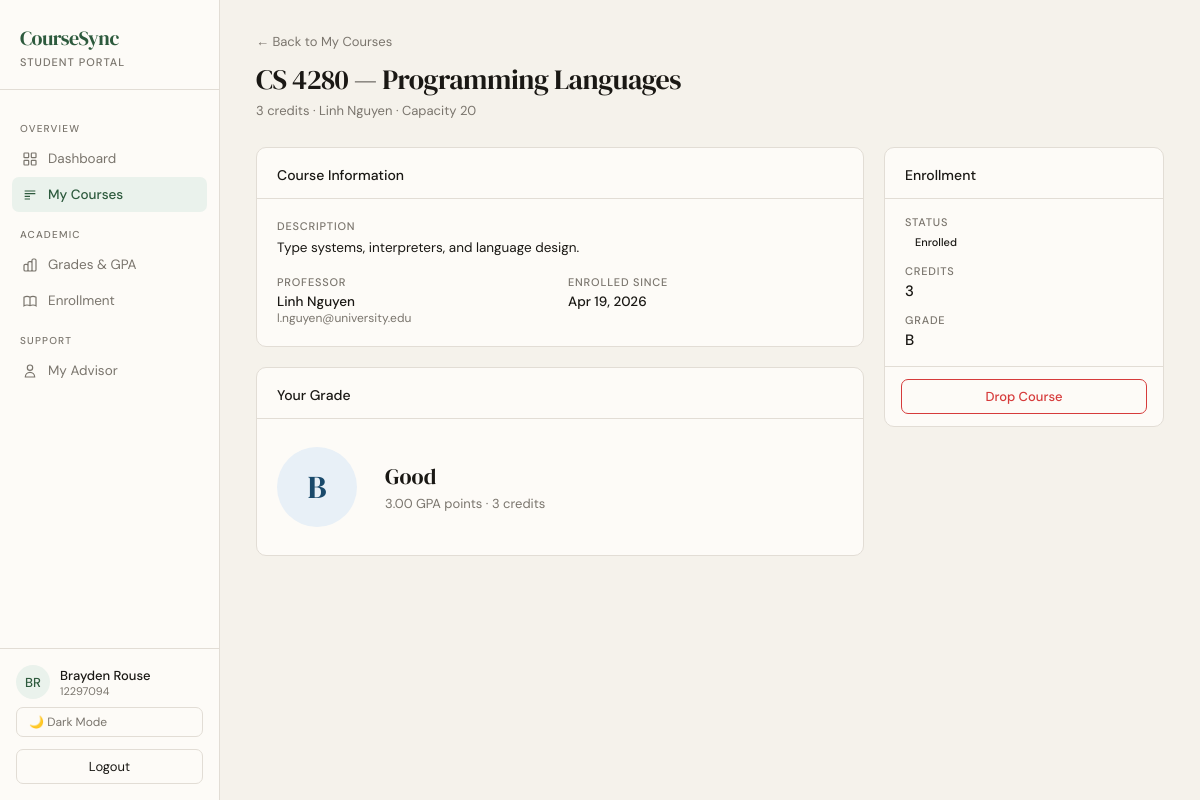
/student/courses/22/ (signed in), run on the app's committed database.
### accounts/models.py (models this page shows, shortened)
class User(AbstractUser):
    class Roles(models.TextChoices):
        STUDENT = "student", "Student"
        TA = "ta", "Teaching Assistant"
        PROFESSOR = "professor", "Professor"
        ADVISOR = "advisor", "Advisor"
        REGISTRAR = "registrar", "Registrar"
        SYSADMIN = "sysadmin", "System Admin"
    role = models.CharField(max_length=20, choices=Roles.choices)
    university_id = models.CharField(max_length=20, unique=True, null=True, blank=True)

### academics/models.py (models this page shows, shortened)
class Course(models.Model):
    code = models.CharField(max_length=20, unique=True)
    title = models.CharField(max_length=200)
    description = models.TextField(blank=True)
    credits = models.PositiveIntegerField(default=3)
    capacity = models.PositiveIntegerField(default=30)
    professor = models.ForeignKey(
        User,
        on_delete=models.SET_NULL,
        null=True,
        blank=True,
        related_name="courses_taught",
        limit_choices_to={"role": "professor"},
    )

class Enrollment(models.Model):
    class Status(models.TextChoices):
        PENDING = "pending", "Pending"
        APPROVED = "approved", "Approved"
        DENIED = "denied", "Denied"
        DROP_PENDING = "drop_pending", "Drop Pending"
    student = models.ForeignKey(
        User,
        on_delete=models.CASCADE,
        related_name="enrollments",
        limit_choices_to={"role": "student"},
    )
    course = models.ForeignKey(Course, on_delete=models.CASCADE, related_name="enrollments")
    status = models.CharField(max_length=20, choices=Status.choices, default=Status.PENDING)
    proposed_at = models.DateTimeField(auto_now_add=True)
    reviewed_by = models.ForeignKey(
        User,
        on_delete=models.SET_NULL,
        null=True,
        blank=True,
        related_name="reviewed_enrollments",
    )
    class Meta:
        unique_together = ("student", "course")

class Grade(models.Model):
    enrollment = models.OneToOneField(Enrollment, on_delete=models.CASCADE, related_name="grade")
    final_grade = models.CharField(max_length=2, blank=True)
    numeric_grade = models.DecimalField(max_digits=5, decimal_places=2, null=True, blank=True)
    proposed_grade = models.CharField(max_length=2, blank=True)
    proposed_by = models.ForeignKey(
        User,
        on_delete=models.SET_NULL,
        null=True,
        blank=True,
        related_name="proposed_grades",
        limit_choices_to={"role": "ta"},
    )
    published = models.BooleanField(default=False)

### academics/views.py (the view)
# urls.py: path("student/courses/<int:enrollment_id>/", student_course_detail, name="student_course_detail"),
@login_required
@role_required("student", "ta")
def student_course_detail(request, enrollment_id):
    enrollment = get_object_or_404(
        Enrollment, id=enrollment_id, student=request.user, status="approved"
    )
    grade = Grade.objects.filter(enrollment=enrollment, published=True).first()
    return render(request, "student_course_detail.html", {
        "enrollment": enrollment,
        "course": enrollment.course,
        "grade": grade,
    })

### templates/student_course_detail.html (shortened to what this page needs)
{% load static %}
<!DOCTYPE html>
<html lang="en" data-theme="{{ request.session.theme|default:'light' }}">
<head>
  <link rel="stylesheet" href="{% static 'css/student.css' %}">
</head>
<body>
<div class="shell">
  <aside class="sidebar">
    <div class="brand">
      <div class="brand-mark">CourseSync</div>
      <div class="brand-role">{% if request.user.role == 'ta' %}TA Portal{% else %}Student Portal{% endif %}</div>
    </div>
    <nav class="nav">
      <div class="nav-section">Overview</div>
      <a class="nav-item" href="{% if request.user.role == 'ta' %}{% url 'ta_dashboard' %}{% else %}{% url 'student_dashboard' %}{% endif %}">
        <svg class="nav-icon" fill="none" stroke="currentColor" stroke-width="1.8" viewBox="0 0 24 24"><rect x="3" y="3" width="7" height="7" rx="1"/><rect x="14" y="3" width="7" height="7" rx="1"/><rect x="3" y="14" width="7" height="7" rx="1"/><rect x="14" y="14" width="7" height="7" rx="1"/></svg>
        Dashboard
      </a>
      <a class="nav-item active" href="{% url 'my_courses' %}">
        <svg class="nav-icon" fill="none" stroke="currentColor" stroke-width="1.8" viewBox="0 0 24 24"><path d="M4 6h16M4 10h16M4 14h8M4 18h8"/></svg>
        My Courses
      </a>
      <div class="nav-section">Academic</div>
      <a class="nav-item" href="{% url 'student_grades' %}">
        <svg class="nav-icon" fill="none" stroke="currentColor" stroke-width="1.8" viewBox="0 0 24 24"><path d="M9 19v-6a2 2 0 00-2-2H5a2 2 0 00-2 2v6a2 2 0 002 2h2a2 2 0 002-2zm0 0V9a2 2 0 012-2h2a2 2 0 012 2v10m-6 0a2 2 0 002 2h2a2 2 0 002-2m0 0V5a2 2 0 012-2h2a2 2 0 012 2v14a2 2 0 01-2 2h-2a2 2 0 01-2-2z"/></svg>
        Grades & GPA
      </a>
      <a class="nav-item" href="{% url 'enrollment_history' %}">
        Enrollment
      </a>
      {% if request.user.role == 'ta' %}
      <div class="nav-section">TA Tools</div>
      <a class="nav-item" href="{% url 'ta_dashboard' %}#course-roster">
        <svg class="nav-icon" fill="none" stroke="currentColor" stroke-width="1.8" viewBox="0 0 24 24"><path d="M9 5H7a2 2 0 00-2 2v12a2 2 0 002 2h10a2 2 0 002-2V7a2 2 0 00-2-2h-2M9 5a2 2 0 002 2h2a2 2 0 002-2M9 5a2 2 0 012-2h2a2 2 0 012 2m-6 9l2 2 4-4"/></svg>
        Course Grade Roster
      </a>
      {% else %}
      <div class="nav-section">Support</div>
      <a class="nav-item" href="{% url 'my_advisor' %}">
        <svg class="nav-icon" fill="none" stroke="currentColor" stroke-width="1.8" viewBox="0 0 24 24"><path d="M16 7a4 4 0 11-8 0 4 4 0 018 0zM12 14a7 7 0 00-7 7h14a7 7 0 00-7-7z"/></svg>
        My Advisor
      </a>
      {% endif %}
    </nav>
    <div class="sidebar-footer">
      <div class="user-card">
        <div class="avatar">{{ request.user.first_name|default:request.user.username|slice:":1"|upper }}{{ request.user.last_name|slice:":1"|upper }}</div>
        <div>
          <div class="user-name">{{ request.user.get_full_name|default:request.user.username }}</div>
          <div class="user-id">{{ request.user.university_id|default:request.user.username }}</div>
        </div>
      </div>
      <form method="post" action="{% url 'set_theme' %}">
        {% if request.session.theme == "dark" %}
          <input type="hidden" name="theme" value="light">
          <button type="submit" class="theme-btn">☀ Light Mode</button>
        {% else %}
          <button type="submit" class="theme-btn">🌙 Dark Mode</button>
        {% endif %}
      </form>
      <form method="post" action="{% url 'logout' %}">
        <button type="submit" class="logout-btn">Logout</button>
      </form>
    </div>
  </aside>
  <main class="main">
    <div class="page-header">
      <a href="{% url 'my_courses' %}" style="font-size:13px;color:var(--muted);text-decoration:none;display:inline-block;margin-bottom:10px">← Back to My Courses</a>
      <div class="page-title">{{ course.code }} — {{ course.title }}</div>
      <div class="page-sub">{{ course.credits }} credit{{ course.credits|pluralize }}{% if course.professor %} · {{ course.professor.get_full_name }}{% endif %}{% if course.capacity %} · Capacity {{ course.capacity }}{% endif %}</div>
    </div>
    <div style="display:grid;grid-template-columns:1fr 280px;gap:20px;align-items:start">
      <div>
        <div class="card" style="margin-bottom:20px">
          <div class="card-header"><span class="card-title">Course Information</span></div>
          <div style="padding:20px;display:flex;flex-direction:column;gap:16px">
            {% if course.description %}
            <div>
              <div style="font-size:11px;font-weight:500;text-transform:uppercase;letter-spacing:0.8px;color:var(--muted);margin-bottom:4px">Description</div>
              <div style="font-size:13.5px;line-height:1.6">{{ course.description }}</div>
            </div>
            {% endif %}
            <div style="display:grid;grid-template-columns:1fr 1fr;gap:16px">
              <div>
                <div style="font-size:11px;font-weight:500;text-transform:uppercase;letter-spacing:0.8px;color:var(--muted);margin-bottom:4px">Professor</div>
                <div style="font-size:13.5px;font-weight:500">{{ course.professor.get_full_name|default:"TBA" }}</div>
                {% if course.professor.email %}<div style="font-size:12px;color:var(--muted)">{{ course.professor.email }}</div>{% endif %}
              </div>
              <div>
                <div style="font-size:11px;font-weight:500;text-transform:uppercase;letter-spacing:0.8px;color:var(--muted);margin-bottom:4px">Enrolled Since</div>
                <div style="font-size:13.5px;font-weight:500">{{ enrollment.proposed_at|date:"M j, Y" }}</div>
              </div>
            </div>
          </div>
        </div>
        <div class="card">
          <div class="card-header"><span class="card-title">Your Grade</span></div>
          {% if grade and grade.final_grade %}
          <div style="padding:28px 20px;display:flex;align-items:center;gap:28px">
            {% with g=grade.final_grade %}
            <div style="width:80px;height:80px;border-radius:50%;display:flex;align-items:center;justify-content:center;font-family:'DM Serif Display',serif;font-size:32px;
              {% if g == 'A' or g == 'A-' %}background:var(--accent-light);color:var(--accent);
              {% elif g == 'B+' or g == 'B' or g == 'B-' %}background:var(--info-light);color:var(--info);
              {% elif g == 'C+' or g == 'C' or g == 'C-' %}background:var(--warn-light);color:var(--warn);
              {% else %}background:#FEF0F0;color:#D63B3B;{% endif %}
              flex-shrink:0">{{ g }}</div>
            {% endwith %}
            <div>
              <div style="font-family:'DM Serif Display',serif;font-size:22px;margin-bottom:4px">
                {% with g=grade.final_grade %}
                {% if g == 'A' %}Excellent{% elif g == 'A-' %}Excellent{% elif g == 'B+' or g == 'B' %}Good{% elif g == 'B-' %}Good{% elif g == 'C+' or g == 'C' %}Satisfactory{% elif g == 'C-' %}Satisfactory{% elif g == 'D+' or g == 'D' %}Passing{% else %}Not Passing{% endif %}
                {% endwith %}
              </div>
              {% if grade.numeric_grade %}
              <div style="font-size:13px;color:var(--muted)">{{ grade.numeric_grade }} GPA points · {{ course.credits }} credit{{ course.credits|pluralize }}</div>
              {% endif %}
            </div>
          </div>
          {% else %}
          <div style="padding:32px 20px;text-align:center;color:var(--muted);font-size:13px">
            No grade has been posted for this course yet.
          </div>
          {% endif %}
        </div>
      </div>
      <div>
        <div class="card">
          <div class="card-header"><span class="card-title">Enrollment</span></div>
          <div style="padding:16px 20px;display:flex;flex-direction:column;gap:12px">
            <div>
              <div style="font-size:11px;font-weight:500;text-transform:uppercase;letter-spacing:0.8px;color:var(--muted);margin-bottom:3px">Status</div>
              <span class="status-pill pill-approved">Enrolled</span>
            </div>
            <div>
              <div style="font-size:11px;font-weight:500;text-transform:uppercase;letter-spacing:0.8px;color:var(--muted);margin-bottom:3px">Credits</div>
              <div style="font-size:15px;font-weight:500">{{ course.credits }}</div>
            </div>
            <div>
              <div style="font-size:11px;font-weight:500;text-transform:uppercase;letter-spacing:0.8px;color:var(--muted);margin-bottom:3px">Grade</div>
              <div style="font-size:15px;font-weight:500">
                {% if grade and grade.final_grade %}{{ grade.final_grade }}{% else %}<span style="color:var(--muted)">Pending</span>{% endif %}
              </div>
            </div>
          </div>
          <div style="padding:12px 16px;border-top:1px solid var(--border)">
            <form method="post" action="{% url 'student_drop_enrollment' enrollment.id %}" onsubmit="return confirm('Drop {{ course.code }}?')">
              <button type="submit" style="width:100%;padding:8px;border-radius:7px;font-size:13px;font-weight:500;background:transparent;color:#D63B3B;border:1px solid #D63B3B;cursor:pointer;font-family:'DM Sans',sans-serif">Drop Course</button>
            </form>
          </div>
        </div>
      </div>
    </div>
  </main>
</div>
</body>
</html>

### static/css/student.css (style rules this page uses)
:root { --bg: #F5F2EB; --surface: #FDFBF7; --border: #E2DDD5; --text: #1A1814; --muted: #7A756D; --accent: #2D5A3D; --accent-light: #EAF2EC; --accent2: #8B4513; --warn: #C45C1A; --warn-light: #FDF0E8; --info: #1A4A6B; --info-light: #E8F0F7; --radius: 10px; }
*, *::before, *::after { box-sizing: border-box; margin: 0; padding: 0; }
body { font-family: 'DM Sans', sans-serif; background: var(--bg); color: var(--text); min-height: 100vh; font-size: 14px; }
.shell { display: grid; grid-template-columns: 220px 1fr; min-height: 100vh; }
.sidebar { background: var(--surface); border-right: 1px solid var(--border); padding: 0; display: flex; flex-direction: column; position: sticky; top: 0; height: 100vh; overflow-y: auto; }
.brand { padding: 24px 20px 20px; border-bottom: 1px solid var(--border); }
.brand-mark { font-family: 'DM Serif Display', serif; font-size: 20px; color: var(--accent); letter-spacing: -0.5px; }
.brand-role { font-size: 11px; font-weight: 500; color: var(--muted); text-transform: uppercase; letter-spacing: 1px; margin-top: 3px; }
.nav { padding: 16px 12px; flex: 1; }
.nav-section { font-size: 10px; font-weight: 500; color: var(--muted); text-transform: uppercase; letter-spacing: 1.2px; padding: 0 8px; margin: 16px 0 6px; }
.nav-item { display: flex; align-items: center; gap: 10px; padding: 9px 10px; border-radius: 7px; color: var(--muted); font-size: 13.5px; font-weight: 400; cursor: pointer; transition: all 0.15s; text-decoration: none; margin-bottom: 1px; }
.nav-item.active { background: var(--accent-light); color: var(--accent); font-weight: 500; }
.nav-icon { width: 16px; height: 16px; flex-shrink: 0; }
.sidebar-footer { padding: 16px; border-top: 1px solid var(--border); }
.user-card { display: flex; align-items: center; gap: 10px; }
.avatar { width: 34px; height: 34px; border-radius: 50%; background: var(--accent-light); display: flex; align-items: center; justify-content: center; font-size: 13px; font-weight: 500; color: var(--accent); flex-shrink: 0; }
.user-name { font-size: 13px; font-weight: 500; }
.user-id { font-size: 11px; color: var(--muted); }
.main { padding: 32px 36px; max-width: 1100px; }
.page-header { margin-bottom: 28px; }
.page-title { font-family: 'DM Serif Display', serif; font-size: 28px; color: var(--text); letter-spacing: -0.5px; }
.page-sub { font-size: 13px; color: var(--muted); margin-top: 4px; }
.card { background: var(--surface); border: 1px solid var(--border); border-radius: var(--radius); }
.card-header { padding: 18px 20px 14px; border-bottom: 1px solid var(--border); display: flex; align-items: center; justify-content: space-between; }
.card-title { font-size: 14px; font-weight: 500; }
.logout-btn { width: 100%; padding: 8px 12px; margin-top: 12px; border: 1px solid var(--border); border-radius: 7px; background: var(--surface2); color: var(--text); font-family: 'DM Sans', sans-serif; font-size: 13px; cursor: pointer; transition: all 0.15s; }
.status-pill { display: inline-block; padding: 3px 10px; border-radius: 20px; font-size: 11px; font-weight: 500; }
.theme-btn { width:100%; padding:6px 12px; margin-top:8px; border:1px solid var(--border); border-radius:7px; background:transparent; color:var(--muted); font-size:12px; cursor:pointer; transition:all 0.15s; text-align:left; font-family:inherit; }

### static/css/coursesync-core.css (style rules this page uses)
html { box-sizing: border-box; }
*, *::before, *::after { box-sizing: inherit; }
a { text-decoration: none; }
button, input, select, textarea { font: inherit; }
img, svg { max-width: 100%; }
.logout-btn { width: 100%; padding: 8px 12px; margin-top: 10px; border: 1px solid var(--border); border-radius: 7px; background: transparent; color: var(--text); font: inherit; cursor: pointer; transition: 0.15s ease; }

### data on the page
User: user.first_name "B", user.last_name "R", user.get_full_name "Brayden Rouse", user.university_id "12297094"
Course: code "CS 4280", title "Programming Languages", credits "3", professor.get_full_name "Linh Nguyen", capacity "20", description "Type systems, interpreters, and language design.", professor.email "l.nguyen@university.edu"
Enrollment: proposed_at "Apr 19, 2026"
Grade: numeric_grade "3.00", final_grade "B"

### other printed values
{{ g }} "B"
